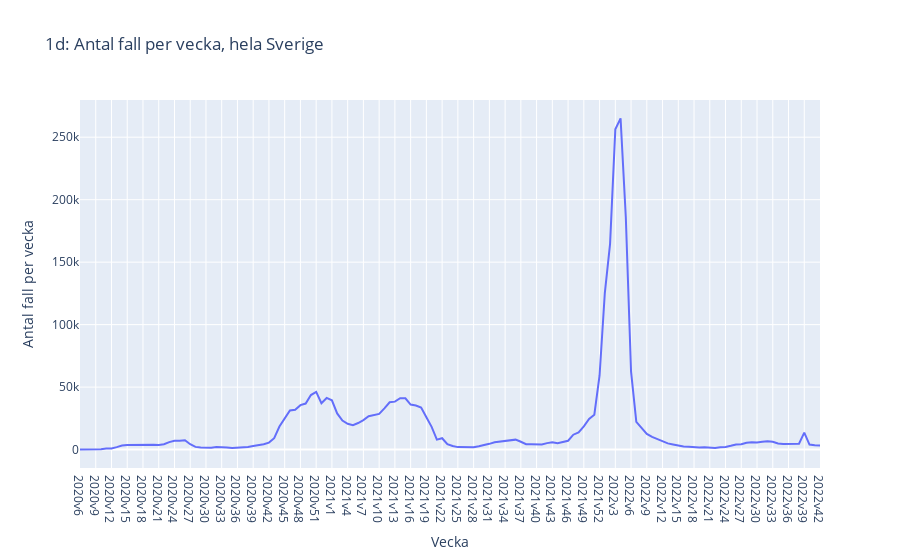

The code cell stored with this chart in its notebook:
### Code cell
# 1d Plotly Express
fig = px.line(covid, x='Vecka', y='Antal fall per vecka', title='1d: Antal fall per vecka, hela Sverige')
fig.show()
fig.write_html("Visualiseringar/1d_antal_fall_per_vecka.html")

### Figure 1 — Plotly figure (JSON) as saved in the notebook; plotly's stock layout.template omitted (floating-point values rounded to 4 significant figures; data arrays with more than 128 entries replaced by an {"elided": "..."} marker saying what was removed)
{"data": [{"hovertemplate": "Vecka=%{x}<br>Antal fall per vecka=%{y}<extra></extra>", "legendgroup": "", "line": {"color": "#636efa", "dash": "solid"}, "marker": {"symbol": "circle"}, "mode": "lines", "name": "", "orientation": "v", "showlegend": false, "type": "scatter", "x": {"elided": "142 str values"}, "xaxis": "x", "y": {"elided": "142 int values"}, "yaxis": "y"}], "layout": {"legend": {"tracegroupgap": 0}, "title": {"text": "1d: Antal fall per vecka, hela Sverige"}, "xaxis": {"anchor": "y", "domain": [0, 1], "title": {"text": "Vecka"}}, "yaxis": {"anchor": "x", "domain": [0, 1], "title": {"text": "Antal fall per vecka"}}}}
